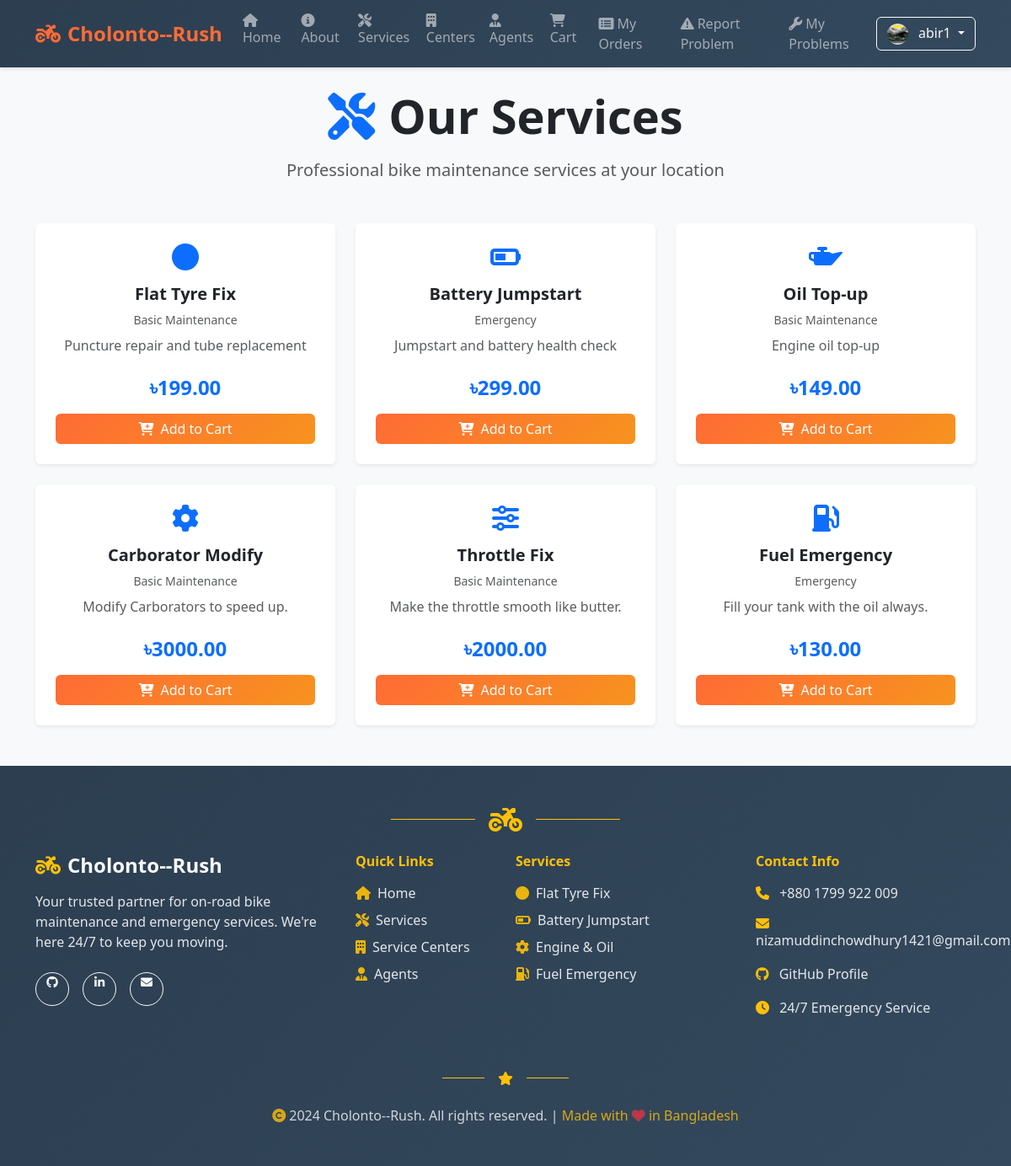
Page /services/ (signed in) on the committed database.
### accounts/models.py (models this page shows, shortened)
class UserProfile(models.Model):
    user = models.OneToOneField(User, on_delete=models.CASCADE, related_name='profile')
    photo = models.ImageField(upload_to='profile_photos/', blank=True, null=True, help_text='Upload your profile photo')
    phone_number = models.CharField(max_length=15, blank=True, null=True, help_text='Your contact number')
    address = models.TextField(blank=True, null=True, help_text='Your address')
    created_at = models.DateTimeField(auto_now_add=True)
    updated_at = models.DateTimeField(auto_now=True)

### services/models.py (models this page shows, shortened)
class Service(models.Model):
    name = models.CharField(max_length=150)
    description = models.TextField()
    category = models.ForeignKey(ServiceCategory, on_delete=models.CASCADE, related_name='services')
    base_price = models.DecimalField(max_digits=8, decimal_places=2)
    is_active = models.BooleanField(default=True)

class ServiceCategory(models.Model):
    name = models.CharField(max_length=100)
    description = models.TextField(blank=True)

### services/views.py (the view)
# urls.py: path('', views.service_list, name='service_list'),
def service_list(request):
    services = Service.objects.filter(is_active=True).select_related('category')
    return render(request, 'services/service_list.html', {'services': services})

### cart/context_processors.py (called while the page is built)
def cart_context(request):
    if request.user.is_authenticated:
        cart, _ = Cart.objects.get_or_create(user=request.user)
        return {'cart': cart}
    return {'cart': None}

### services/templates/services/service_list.html (shortened to what this page needs)
{% extends 'base.html' %}
{% block content %}
  <div class="text-center mb-5">
    <h1 class="display-4 fw-bold mb-3">
      <i class="fas fa-tools me-3 text-primary"></i>Our Services
    </h1>
    <p class="lead text-muted">Professional bike maintenance services at your location</p>
  </div>
  <div class="row g-4">
    {% for s in services %}
      <div class="col-md-4">
        <div class="card h-100 shadow-sm border-0">
          <div class="card-body p-4">
            <div class="text-center mb-3">
              {% if "tire" in s.name|lower or "tyre" in s.name|lower %}
                <i class="fas fa-circle fa-2x text-primary"></i>
              {% elif "battery" in s.name|lower %}
                <i class="fas fa-battery-half fa-2x text-primary"></i>
              {% elif "oil" in s.name|lower %}
                <i class="fas fa-oil-can fa-2x text-primary"></i>
              {% elif "fuel" in s.name|lower %}
                <i class="fas fa-gas-pump fa-2x text-primary"></i>
              {% elif "carb" in s.name|lower %}
                <i class="fas fa-cog fa-2x text-primary"></i>
              {% elif "throttle" in s.name|lower %}
                <i class="fas fa-sliders-h fa-2x text-primary"></i>
              {% else %}
                <i class="fas fa-wrench fa-2x text-primary"></i>
              {% endif %}
            </div>
            <h5 class="card-title fw-bold text-center">{{ s.name }}</h5>
            <p class="text-muted small text-center mb-2">{{ s.category.name }}</p>
            <p class="card-text text-muted text-center">{{ s.description|truncatewords:15 }}</p>
            <div class="text-center mt-4">
              <div class="mb-3">
                <span class="h4 fw-bold text-primary">৳{{ s.base_price }}</span>
              </div>
              {% if user.is_authenticated %}
                <a class="btn btn-primary w-100" href="/cart/add/{{ s.id }}/">
                  <i class="fas fa-cart-plus me-2"></i>Add to Cart
                </a>
              {% else %}
                <a class="btn btn-outline-primary w-100" href="/accounts/login/?next=/services/">
                  <i class="fas fa-sign-in-alt me-2"></i>Login to Add
                </a>
              {% endif %}
            </div>
          </div>
        </div>
      </div>
    {% endfor %}
  </div>
{% endblock %}

### templates/base.html (shortened to what this page needs)
{% load static %}
<html lang="en">
  <head>
    <link href="https://cdn.jsdelivr.net/npm/bootstrap@5.3.3/dist/css/bootstrap.min.css" rel="stylesheet">
    <link href="https://cdnjs.cloudflare.com/ajax/libs/font-awesome/6.4.0/css/all.min.css" rel="stylesheet">
  </head>
  <body>
    <nav class="navbar navbar-expand-lg navbar-dark sticky-top">
      <div class="container">
        <a class="navbar-brand" href="/">
          <i class="fas fa-motorcycle me-2"></i>Cholonto--Rush
        </a>
        <div class="collapse navbar-collapse" id="navbars">
          <ul class="navbar-nav me-auto mb-2 mb-lg-0">
            <li class="nav-item">
              <a class="nav-link" href="/">
                <i class="fas fa-home me-1"></i>Home
              </a>
            </li>
            <li class="nav-item">
              <a class="nav-link" href="/about/">
                <i class="fas fa-info-circle me-1"></i>About
              </a>
            </li>
            <li class="nav-item">
              <a class="nav-link" href="/services/">
                <i class="fas fa-tools me-1"></i>Services
              </a>
            </li>
            <li class="nav-item">
              <a class="nav-link" href="/centers/">
                <i class="fas fa-building me-1"></i>Centers
              </a>
            </li>
            <li class="nav-item">
              <a class="nav-link" href="/agents/">
                <i class="fas fa-user-tie me-1"></i>Agents
              </a>
            </li>
            <li class="nav-item">
              <a class="nav-link" href="/cart/">
                <i class="fas fa-shopping-cart me-1"></i>Cart
              </a>
            </li>
            {% if user.is_authenticated %}
            <li class="nav-item">
              <a class="nav-link" href="/orders/my/">
                <i class="fas fa-list-alt me-1"></i>My Orders
              </a>
            </li>
            <li class="nav-item">
              <a class="nav-link" href="/reports/">
                <i class="fas fa-exclamation-triangle me-1"></i>Report Problem
              </a>
            </li>
            <li class="nav-item">
              <a class="nav-link" href="/reports/my-problems/">
                <i class="fas fa-wrench me-1"></i>My Problems
              </a>
            </li>
            {% endif %}
          </ul>
          <div class="d-flex">
            {% if user.is_authenticated %}
              <div class="dropdown">
                <button class="btn btn-outline-light dropdown-toggle" type="button" data-bs-toggle="dropdown">
                  {% if user.profile and user.profile.photo and user.profile.photo.url %}
                    <img src="{{ user.profile.photo.url }}" alt="Profile" class="rounded-circle me-2" style="width: 25px; height: 25px; object-fit: cover;">
                  {% else %}
                    <i class="fas fa-user me-1"></i>
                  {% endif %}
                  {% if user.first_name and user.last_name %}
                    {{ user.first_name }} {{ user.last_name }}
                  {% else %}
                    {{ user.get_username }}
                  {% endif %}
                </button>
              </div>
            {% endif %}
          </div>
        </div>
      </div>
    </nav>
    <main class="container my-4 main-content">
      {% block content %}{% endblock %}
    </main>
    <footer class="bg-dark text-light py-5 mt-5" style="background: linear-gradient(135deg, #2c3e50 0%, #34495e 100%) !important;">
      <div class="container">
        <div class="text-center mb-4">
          <div class="d-flex justify-content-center align-items-center">
            <div class="border-top border-warning" style="width: 100px; height: 2px;"></div>
            <i class="fas fa-motorcycle fa-2x text-warning mx-3"></i>
            <div class="border-top border-warning" style="width: 100px; height: 2px;"></div>
          </div>
        </div>
        <div class="row">
          <div class="col-lg-4 col-md-6 mb-4">
            <div class="text-center text-lg-start">
              <h4 class="fw-bold mb-3">
                <i class="fas fa-motorcycle me-2 text-warning"></i>Cholonto--Rush
              </h4>
              <p class="text-light mb-4" style="opacity: 0.9;">Your trusted partner for on-road bike maintenance and emergency services. We're here 24/7 to keep you moving.</p>
              <div class="d-flex justify-content-center justify-content-lg-start gap-3">
                <a href="https://github.com/nizamuddinchowdhury-1421" target="_blank" class="btn btn-outline-light btn-sm rounded-circle" style="width: 40px; height: 40px;">
                  <i class="fab fa-github"></i>
                </a>
                <a href="#" target="_blank" class="btn btn-outline-light btn-sm rounded-circle" style="width: 40px; height: 40px;">
                  <i class="fab fa-linkedin-in"></i>
                </a>
                <a href="mailto:nizamuddinchowdhury1421@gmail.com" class="btn btn-outline-light btn-sm rounded-circle" style="width: 40px; height: 40px;">
                  <i class="fas fa-envelope"></i>
                </a>
              </div>
            </div>
          </div>
          <div class="col-lg-2 col-md-6 mb-4">
            <h6 class="fw-bold mb-3 text-warning">Quick Links</h6>
            <ul class="list-unstyled">
              <li class="mb-2"><a href="/" class="text-light text-decoration-none" style="opacity: 0.9; transition: all 0.3s ease;" onmouseover="this.style.opacity='1'; this.style.color='#ff6b35';" onmouseout="this.style.opacity='0.9'; this.style.color='white';">
                <i class="fas fa-home me-2 text-warning"></i>Home
              </a></li>
              <li class="mb-2"><a href="/services/" class="text-light text-decoration-none" style="opacity: 0.9; transition: all 0.3s ease;" onmouseover="this.style.opacity='1'; this.style.color='#ff6b35';" onmouseout="this.style.opacity='0.9'; this.style.color='white';">
                <i class="fas fa-tools me-2 text-warning"></i>Services
              </a></li>
              <li class="mb-2"><a href="/centers/" class="text-light text-decoration-none" style="opacity: 0.9; transition: all 0.3s ease;" onmouseover="this.style.opacity='1'; this.style.color='#ff6b35';" onmouseout="this.style.opacity='0.9'; this.style.color='white';">
                <i class="fas fa-building me-2 text-warning"></i>Service Centers
              </a></li>
              <li class="mb-2"><a href="/agents/" class="text-light text-decoration-none" style="opacity: 0.9; transition: all 0.3s ease;" onmouseover="this.style.opacity='1'; this.style.color='#ff6b35';" onmouseout="this.style.opacity='0.9'; this.style.color='white';">
                <i class="fas fa-user-tie me-2 text-warning"></i>Agents
              </a></li>
            </ul>
          </div>
          <div class="col-lg-3 col-md-6 mb-4">
            <h6 class="fw-bold mb-3 text-warning">Services</h6>
            <ul class="list-unstyled">
              <li class="mb-2 text-light" style="opacity: 0.9;"><i class="fas fa-circle me-2 text-warning"></i>Flat Tyre Fix</li>
              <li class="mb-2 text-light" style="opacity: 0.9;"><i class="fas fa-battery-half me-2 text-warning"></i>Battery Jumpstart</li>
              <li class="mb-2 text-light" style="opacity: 0.9;"><i class="fas fa-cog me-2 text-warning"></i>Engine & Oil</li>
              <li class="mb-2 text-light" style="opacity: 0.9;"><i class="fas fa-gas-pump me-2 text-warning"></i>Fuel Emergency</li>
            </ul>
          </div>
          <div class="col-lg-3 col-md-6 mb-4">
            <h6 class="fw-bold mb-3 text-warning">Contact Info</h6>
            <div class="contact-info">
              <div class="mb-3">
                <i class="fas fa-phone me-2 text-warning"></i>
                <a href="tel:+8801799922009" class="text-light text-decoration-none" style="opacity: 0.9; transition: all 0.3s ease;" onmouseover="this.style.opacity='1'; this.style.color='#ff6b35';" onmouseout="this.style.opacity='0.9'; this.style.color='white';">+880 1799 922 009</a>
              </div>
              <div class="mb-3">
                <i class="fas fa-envelope me-2 text-warning"></i>
                <a href="mailto:nizamuddinchowdhury1421@gmail.com" class="text-light text-decoration-none" style="opacity: 0.9; transition: all 0.3s ease;" onmouseover="this.style.opacity='1'; this.style.color='#ff6b35';" onmouseout="this.style.opacity='0.9'; this.style.color='white';">nizamuddinchowdhury1421@gmail.com</a>
              </div>
              <div class="mb-3">
                <i class="fab fa-github me-2 text-warning"></i>
                <a href="https://github.com/nizamuddinchowdhury-1421" target="_blank" class="text-light text-decoration-none" style="opacity: 0.9; transition: all 0.3s ease;" onmouseover="this.style.opacity='1'; this.style.color='#ff6b35';" onmouseout="this.style.opacity='0.9'; this.style.color='white';">GitHub Profile</a>
              </div>
              <div class="mb-3">
                <i class="fas fa-clock me-2 text-warning"></i>
                <span class="text-light" style="opacity: 0.9;">24/7 Emergency Service</span>
              </div>
            </div>
          </div>
        </div>
        <div class="text-center my-4">
          <div class="d-flex justify-content-center align-items-center">
            <div class="border-top border-warning" style="width: 50px; height: 1px;"></div>
            <i class="fas fa-star text-warning mx-3"></i>
            <div class="border-top border-warning" style="width: 50px; height: 1px;"></div>
          </div>
        </div>
        <div class="text-center">
          <p class="text-light mb-0" style="opacity: 0.8;">
            <i class="fas fa-copyright me-1 text-warning"></i>2024 Cholonto--Rush. All rights reserved. |
            <span class="text-warning">Made with <i class="fas fa-heart text-danger"></i> in Bangladesh</span>
          </p>
        </div>
      </div>
    </footer>
  </body>
  </html>

### templates/base.html (style rules this page uses)
.navbar-brand { font-weight: bold; font-size: 1.5rem; color: #ff6b35 !important; }
.navbar { box-shadow: 0 2px 4px rgba(0,0,0,0.1); background: linear-gradient(135deg, #2c3e50 0%, #34495e 100%) !important; }
.nav-link { font-weight: 500; transition: color 0.3s ease; }
.btn-primary { background: linear-gradient(135deg, #ff6b35 0%, #f7931e 100%); border: none; transition: transform 0.2s ease; }
body { background-color: #f8f9fa; font-family: 'Segoe UI', Tahoma, Geneva, Verdana, sans-serif; }
.main-content { min-height: calc(100vh - 200px); }

### rows in the picture
Service: name "Flat Tyre Fix", category.name "Basic Maintenance", description "Puncture repair and tube replacement", base_price "199.00"
Service: name "Battery Jumpstart", category.name "Emergency", description "Jumpstart and battery health check", base_price "299.00"
Service: name "Oil Top-up", category.name "Basic Maintenance", description "Engine oil top-up", base_price "149.00"
Service: name "Carborator Modify", category.name "Basic Maintenance", description "Modify Carborators to speed up.", base_price "3000.00"
Service: name "Throttle Fix", category.name "Basic Maintenance", description "Make the throttle smooth like butter.", base_price "2000.00"
Service: name "Fuel Emergency", category.name "Emergency", description "Fill your tank with the oil always.", base_price "130.00"

### other values in the picture
{{ user.get_username }} "abir1"
